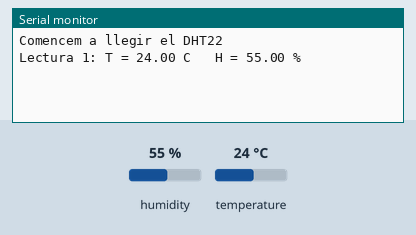
The sketch below on a simulated Arduino Uno, built with avr-gcc and run on an emulated ATmega328P. On the bench: the last lines printed to the serial monitor. Inputs (shaded band) come from the test bench; at power-on: humidity 55 %, temperature 24 °C.

Above: at 3.2 s.
3.3 s: humidity set to 22 %
At 5.2 s:
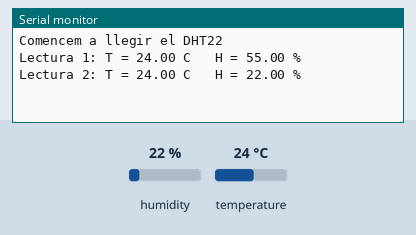
6.0 s: temperature set to 12 °C
At 7.0 s:
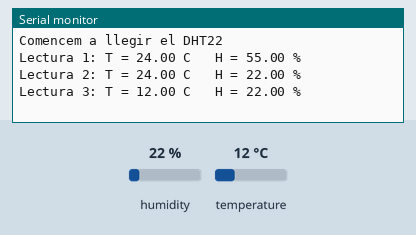
8.7 s: humidity set to 40 %
At 10.5 s:
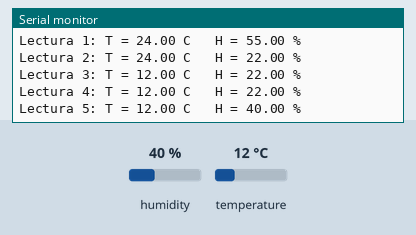
Timing chart, 0 to 12.0 s (numbered marks = the images above; inputs shaded):
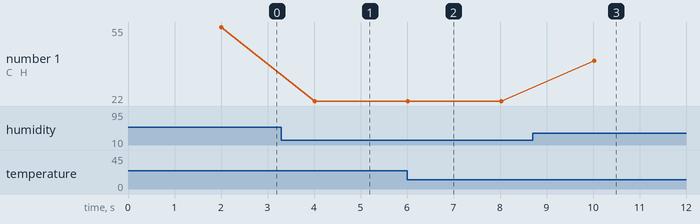

Measured:
- after the input at 3.3 s, the serial monitor: prints a new line after 0.71 s (image 1)
- after the input at 6.0 s, the serial monitor: prints a new line at once (image 2)
- after the input at 8.7 s, the serial monitor: prints a new line after 1.3 s (image 3)
- plotted number 1: 22 → 40 after the input at 8.7 s

The sketch:

Exercici_4_Practica_1.ino
```cpp
// P1 - Exercici 4 - Sensor DHT22 amb M5 AtomS3
// Cable del mig (dades) connectat a G8

#include <DHT.h>

#define PIN_DHT 8
#define TEMPS_ENTRE_LECTURES 2000   // en ms. Per a la prova rapida, posa 1000 o 500

DHT dht(PIN_DHT, DHT22);

int lectures = 0;
int fallides = 0;

void setup() {
  Serial.begin(115200);
  dht.begin();
  delay(2000);   // el sensor necessita un temps per arrencar
  Serial.println("Comencem a llegir el DHT22");
}

void loop() {
  dht.read(true);   // true = obliga a llegir el sensor de veritat

  float temperatura = dht.readTemperature();
  float humitat = dht.readHumidity();

  lectures++;

  // Si la lectura falla, el sensor retorna NaN
  if (isnan(temperatura) || isnan(humitat)) {
    fallides++;
    Serial.print("Lectura ");
    Serial.print(lectures);
    Serial.println(": ERROR");
  } else {
    Serial.print("Lectura ");
    Serial.print(lectures);
    Serial.print(": T = ");
    Serial.print(temperatura);
    Serial.print(" C   H = ");
    Serial.print(humitat);
    Serial.println(" %");
  }

  // Cada 100 lectures, mostrem quantes han fallat i tornem a comptar
  if (lectures == 100) {
    Serial.print("Han fallat ");
    Serial.print(fallides);
    Serial.println(" de 100 lectures");
    lectures = 0;
    fallides = 0;
  }

  delay(TEMPS_ENTRE_LECTURES);
}
```
